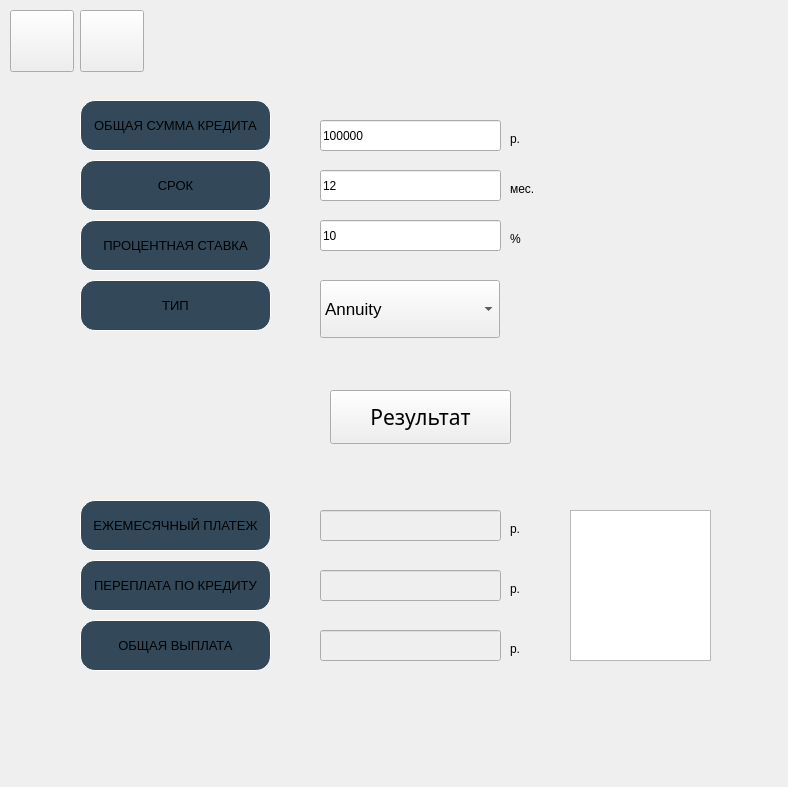
<?xml version="1.0" encoding="UTF-8"?>
<ui version="4.0">
 <class>Credit</class>
 <widget class="QDialog" name="Credit">
  <property name="geometry">
   <rect>
    <x>0</x>
    <y>0</y>
    <width>788</width>
    <height>787</height>
   </rect>
  </property>
  <property name="sizePolicy">
   <sizepolicy hsizetype="Maximum" vsizetype="Maximum">
    <horstretch>0</horstretch>
    <verstretch>0</verstretch>
   </sizepolicy>
  </property>
  <property name="windowTitle">
   <string>Dialog</string>
  </property>
  <property name="styleSheet">
   <string notr="true">QDialog {
  background-image: url(:/Image/fone.png); 
}</string>
  </property>
  <widget class="QLineEdit" name="period">
   <property name="geometry">
    <rect>
     <x>320</x>
     <y>170</y>
     <width>181</width>
     <height>31</height>
    </rect>
   </property>
   <property name="text">
    <string>12</string>
   </property>
  </widget>
  <widget class="QLabel" name="label_9">
   <property name="geometry">
    <rect>
     <x>510</x>
     <y>180</y>
     <width>67</width>
     <height>17</height>
    </rect>
   </property>
   <property name="text">
    <string>мес.</string>
   </property>
  </widget>
  <widget class="QLabel" name="label_11">
   <property name="geometry">
    <rect>
     <x>510</x>
     <y>520</y>
     <width>67</width>
     <height>17</height>
    </rect>
   </property>
   <property name="text">
    <string>р.</string>
   </property>
  </widget>
  <widget class="QLabel" name="label_12">
   <property name="geometry">
    <rect>
     <x>510</x>
     <y>580</y>
     <width>67</width>
     <height>17</height>
    </rect>
   </property>
   <property name="text">
    <string>р.</string>
   </property>
  </widget>
  <widget class="QComboBox" name="type_credit">
   <property name="geometry">
    <rect>
     <x>320</x>
     <y>280</y>
     <width>180</width>
     <height>58</height>
    </rect>
   </property>
   <property name="font">
    <font>
     <pointsize>13</pointsize>
    </font>
   </property>
   <item>
    <property name="text">
     <string>Annuity</string>
    </property>
   </item>
   <item>
    <property name="text">
     <string>Differentiated</string>
    </property>
   </item>
  </widget>
  <widget class="QLabel" name="label_8">
   <property name="geometry">
    <rect>
     <x>510</x>
     <y>130</y>
     <width>67</width>
     <height>17</height>
    </rect>
   </property>
   <property name="text">
    <string>р.</string>
   </property>
  </widget>
  <widget class="QLineEdit" name="percent">
   <property name="geometry">
    <rect>
     <x>320</x>
     <y>220</y>
     <width>181</width>
     <height>31</height>
    </rect>
   </property>
   <property name="text">
    <string>10</string>
   </property>
  </widget>
  <widget class="QLabel" name="label_10">
   <property name="geometry">
    <rect>
     <x>510</x>
     <y>230</y>
     <width>67</width>
     <height>17</height>
    </rect>
   </property>
   <property name="text">
    <string>%</string>
   </property>
  </widget>
  <widget class="QLineEdit" name="overpayment">
   <property name="enabled">
    <bool>false</bool>
   </property>
   <property name="geometry">
    <rect>
     <x>320</x>
     <y>570</y>
     <width>181</width>
     <height>31</height>
    </rect>
   </property>
  </widget>
  <widget class="QLineEdit" name="total_payout">
   <property name="enabled">
    <bool>false</bool>
   </property>
   <property name="geometry">
    <rect>
     <x>320</x>
     <y>630</y>
     <width>181</width>
     <height>31</height>
    </rect>
   </property>
  </widget>
  <widget class="QLabel" name="label_13">
   <property name="geometry">
    <rect>
     <x>510</x>
     <y>640</y>
     <width>67</width>
     <height>17</height>
    </rect>
   </property>
   <property name="text">
    <string>р.</string>
   </property>
  </widget>
  <widget class="QLineEdit" name="monthly_payment">
   <property name="enabled">
    <bool>false</bool>
   </property>
   <property name="geometry">
    <rect>
     <x>320</x>
     <y>510</y>
     <width>181</width>
     <height>31</height>
    </rect>
   </property>
  </widget>
  <widget class="QLineEdit" name="total_sum">
   <property name="geometry">
    <rect>
     <x>320</x>
     <y>120</y>
     <width>181</width>
     <height>31</height>
    </rect>
   </property>
   <property name="styleSheet">
    <string notr="true">QLabel {
	background-color: rgb(51, 73, 90);
font: 20;

border: solid white;
border-width: 1px;
border-radius: 15px;
}</string>
   </property>
   <property name="text">
    <string>100000</string>
   </property>
  </widget>
  <widget class="QToolButton" name="toolButton_33">
   <property name="geometry">
    <rect>
     <x>80</x>
     <y>10</y>
     <width>64</width>
     <height>62</height>
    </rect>
   </property>
   <property name="sizePolicy">
    <sizepolicy hsizetype="MinimumExpanding" vsizetype="MinimumExpanding">
     <horstretch>0</horstretch>
     <verstretch>0</verstretch>
    </sizepolicy>
   </property>
   <property name="styleSheet">
    <string notr="true">QToolButton{
  font: 18pt &quot;.AppleSystemUIFont&quot;;
  border-image: url(:/Image/Exit.png) stretch; 
}
QToolButton:pressed {
    border-image: url(:/Image/Button_nuber_after.png) stretch; 
}</string>
   </property>
   <property name="text">
    <string/>
   </property>
  </widget>
  <widget class="QToolButton" name="toolButton_32">
   <property name="geometry">
    <rect>
     <x>10</x>
     <y>10</y>
     <width>64</width>
     <height>62</height>
    </rect>
   </property>
   <property name="sizePolicy">
    <sizepolicy hsizetype="MinimumExpanding" vsizetype="MinimumExpanding">
     <horstretch>0</horstretch>
     <verstretch>0</verstretch>
    </sizepolicy>
   </property>
   <property name="styleSheet">
    <string notr="true">QToolButton{
  font: 18pt &quot;.AppleSystemUIFont&quot;;
  border-image: url(:/Image/Menu1.png) stretch; 
}
QToolButton:pressed {
    border-image: url(:/Image/Button_nuber_after.png) stretch; 
}</string>
   </property>
   <property name="text">
    <string/>
   </property>
  </widget>
  <widget class="QLabel" name="label_14">
   <property name="geometry">
    <rect>
     <x>80</x>
     <y>100</y>
     <width>191</width>
     <height>51</height>
    </rect>
   </property>
   <property name="sizePolicy">
    <sizepolicy hsizetype="MinimumExpanding" vsizetype="MinimumExpanding">
     <horstretch>0</horstretch>
     <verstretch>0</verstretch>
    </sizepolicy>
   </property>
   <property name="font">
    <font>
     <pointsize>10</pointsize>
     <weight>2</weight>
     <italic>false</italic>
     <bold>false</bold>
    </font>
   </property>
   <property name="layoutDirection">
    <enum>Qt::LeftToRight</enum>
   </property>
   <property name="styleSheet">
    <string notr="true">QLabel {
	background-color: rgb(51, 73, 90);
font: 20;

border: solid white;
border-width: 1px;
border-radius: 15px;
}</string>
   </property>
   <property name="text">
    <string>ОБЩАЯ СУММА КРЕДИТА</string>
   </property>
   <property name="alignment">
    <set>Qt::AlignCenter</set>
   </property>
   <property name="margin">
    <number>10</number>
   </property>
   <property name="indent">
    <number>0</number>
   </property>
  </widget>
  <widget class="QLabel" name="label_15">
   <property name="geometry">
    <rect>
     <x>80</x>
     <y>160</y>
     <width>191</width>
     <height>51</height>
    </rect>
   </property>
   <property name="sizePolicy">
    <sizepolicy hsizetype="MinimumExpanding" vsizetype="MinimumExpanding">
     <horstretch>0</horstretch>
     <verstretch>0</verstretch>
    </sizepolicy>
   </property>
   <property name="font">
    <font>
     <pointsize>10</pointsize>
     <weight>2</weight>
     <italic>false</italic>
     <bold>false</bold>
    </font>
   </property>
   <property name="styleSheet">
    <string notr="true">QLabel {
	background-color: rgb(51, 73, 90);
font: 20;

border: solid white;
border-width: 1px;
border-radius: 15px;
}</string>
   </property>
   <property name="text">
    <string>СРОК</string>
   </property>
   <property name="alignment">
    <set>Qt::AlignCenter</set>
   </property>
   <property name="margin">
    <number>10</number>
   </property>
   <property name="indent">
    <number>0</number>
   </property>
  </widget>
  <widget class="QLabel" name="label_16">
   <property name="geometry">
    <rect>
     <x>80</x>
     <y>220</y>
     <width>191</width>
     <height>51</height>
    </rect>
   </property>
   <property name="sizePolicy">
    <sizepolicy hsizetype="MinimumExpanding" vsizetype="MinimumExpanding">
     <horstretch>0</horstretch>
     <verstretch>0</verstretch>
    </sizepolicy>
   </property>
   <property name="font">
    <font>
     <pointsize>10</pointsize>
     <weight>2</weight>
     <italic>false</italic>
     <bold>false</bold>
    </font>
   </property>
   <property name="styleSheet">
    <string notr="true">QLabel {
	background-color: rgb(51, 73, 90);
font: 20;

border: solid white;
border-width: 1px;
border-radius: 15px;
}</string>
   </property>
   <property name="text">
    <string>ПРОЦЕНТНАЯ СТАВКА</string>
   </property>
   <property name="alignment">
    <set>Qt::AlignCenter</set>
   </property>
   <property name="margin">
    <number>10</number>
   </property>
   <property name="indent">
    <number>0</number>
   </property>
  </widget>
  <widget class="QLabel" name="label_17">
   <property name="geometry">
    <rect>
     <x>80</x>
     <y>280</y>
     <width>191</width>
     <height>51</height>
    </rect>
   </property>
   <property name="sizePolicy">
    <sizepolicy hsizetype="MinimumExpanding" vsizetype="MinimumExpanding">
     <horstretch>0</horstretch>
     <verstretch>0</verstretch>
    </sizepolicy>
   </property>
   <property name="font">
    <font>
     <pointsize>10</pointsize>
     <weight>2</weight>
     <italic>false</italic>
     <bold>false</bold>
    </font>
   </property>
   <property name="styleSheet">
    <string notr="true">QLabel {
	background-color: rgb(51, 73, 90);
font: 20;

border: solid white;
border-width: 1px;
border-radius: 15px;
}</string>
   </property>
   <property name="text">
    <string>ТИП</string>
   </property>
   <property name="alignment">
    <set>Qt::AlignCenter</set>
   </property>
   <property name="margin">
    <number>10</number>
   </property>
   <property name="indent">
    <number>0</number>
   </property>
  </widget>
  <widget class="QToolButton" name="pushButton_result_credit">
   <property name="geometry">
    <rect>
     <x>330</x>
     <y>390</y>
     <width>181</width>
     <height>54</height>
    </rect>
   </property>
   <property name="sizePolicy">
    <sizepolicy hsizetype="MinimumExpanding" vsizetype="Preferred">
     <horstretch>0</horstretch>
     <verstretch>0</verstretch>
    </sizepolicy>
   </property>
   <property name="font">
    <font>
     <family>Bodoni 72 Smallcaps</family>
     <pointsize>16</pointsize>
     <weight>50</weight>
     <bold>false</bold>
    </font>
   </property>
   <property name="toolTipDuration">
    <number>-1</number>
   </property>
   <property name="styleSheet">
    <string notr="true">QToolButton{
  border-image: url(:/Image/Game_Button_after.png) stretch; 
}
QToolButton:pressed {
    border-image: url(:/Image/Game_Button_befor.png) stretch; 
}</string>
   </property>
   <property name="text">
    <string>Результат</string>
   </property>
   <property name="iconSize">
    <size>
     <width>20</width>
     <height>20</height>
    </size>
   </property>
  </widget>
  <widget class="QLabel" name="label_18">
   <property name="geometry">
    <rect>
     <x>80</x>
     <y>500</y>
     <width>191</width>
     <height>51</height>
    </rect>
   </property>
   <property name="sizePolicy">
    <sizepolicy hsizetype="MinimumExpanding" vsizetype="MinimumExpanding">
     <horstretch>0</horstretch>
     <verstretch>0</verstretch>
    </sizepolicy>
   </property>
   <property name="font">
    <font>
     <pointsize>10</pointsize>
     <weight>2</weight>
     <italic>false</italic>
     <bold>false</bold>
    </font>
   </property>
   <property name="layoutDirection">
    <enum>Qt::LeftToRight</enum>
   </property>
   <property name="styleSheet">
    <string notr="true">QLabel {
	background-color: rgb(51, 73, 90);
font: 20;

border: solid white;
border-width: 1px;
border-radius: 15px;
}</string>
   </property>
   <property name="text">
    <string>ЕЖЕМЕСЯЧНЫЙ ПЛАТЕЖ</string>
   </property>
   <property name="alignment">
    <set>Qt::AlignCenter</set>
   </property>
   <property name="margin">
    <number>10</number>
   </property>
   <property name="indent">
    <number>0</number>
   </property>
  </widget>
  <widget class="QLabel" name="label_19">
   <property name="geometry">
    <rect>
     <x>80</x>
     <y>620</y>
     <width>191</width>
     <height>51</height>
    </rect>
   </property>
   <property name="sizePolicy">
    <sizepolicy hsizetype="MinimumExpanding" vsizetype="MinimumExpanding">
     <horstretch>0</horstretch>
     <verstretch>0</verstretch>
    </sizepolicy>
   </property>
   <property name="font">
    <font>
     <pointsize>10</pointsize>
     <weight>2</weight>
     <italic>false</italic>
     <bold>false</bold>
    </font>
   </property>
   <property name="styleSheet">
    <string notr="true">QLabel {
	background-color: rgb(51, 73, 90);
font: 20;

border: solid white;
border-width: 1px;
border-radius: 15px;
}</string>
   </property>
   <property name="text">
    <string>ОБЩАЯ ВЫПЛАТА</string>
   </property>
   <property name="alignment">
    <set>Qt::AlignCenter</set>
   </property>
   <property name="margin">
    <number>10</number>
   </property>
   <property name="indent">
    <number>0</number>
   </property>
  </widget>
  <widget class="QLabel" name="label_20">
   <property name="geometry">
    <rect>
     <x>80</x>
     <y>560</y>
     <width>191</width>
     <height>51</height>
    </rect>
   </property>
   <property name="sizePolicy">
    <sizepolicy hsizetype="MinimumExpanding" vsizetype="MinimumExpanding">
     <horstretch>0</horstretch>
     <verstretch>0</verstretch>
    </sizepolicy>
   </property>
   <property name="font">
    <font>
     <pointsize>10</pointsize>
     <weight>2</weight>
     <italic>false</italic>
     <bold>false</bold>
    </font>
   </property>
   <property name="styleSheet">
    <string notr="true">QLabel {
	background-color: rgb(51, 73, 90);
font: 20;

border: solid white;
border-width: 1px;
border-radius: 15px;
}</string>
   </property>
   <property name="text">
    <string>ПЕРЕПЛАТА ПО КРЕДИТУ</string>
   </property>
   <property name="alignment">
    <set>Qt::AlignCenter</set>
   </property>
   <property name="margin">
    <number>10</number>
   </property>
   <property name="indent">
    <number>0</number>
   </property>
  </widget>
  <widget class="QTableView" name="tableView">
   <property name="geometry">
    <rect>
     <x>570</x>
     <y>510</y>
     <width>141</width>
     <height>151</height>
    </rect>
   </property>
  </widget>
 </widget>
 <resources/>
 <connections/>
</ui>
